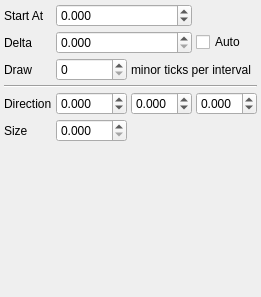
         <widget class="QWidget" name="YTicksTab">
          <attribute name="title">
           <string>Tick Marks</string>
          </attribute>
          <layout class="QVBoxLayout" name="verticalLayout_8">
           <property name="spacing">
            <number>4</number>
           </property>
           <property name="leftMargin">
            <number>4</number>
           </property>
           <property name="topMargin">
            <number>4</number>
           </property>
           <property name="rightMargin">
            <number>4</number>
           </property>
           <property name="bottomMargin">
            <number>4</number>
           </property>
           <item>
            <layout class="QGridLayout" name="gridLayout">
             <item row="5" column="2">
              <widget class="QDoubleSpinBox" name="YTickDirectionYSpin">
               <property name="sizePolicy">
                <sizepolicy hsizetype="Expanding" vsizetype="Fixed">
                 <horstretch>0</horstretch>
                 <verstretch>0</verstretch>
                </sizepolicy>
               </property>
               <property name="decimals">
                <number>3</number>
               </property>
               <property name="minimum">
                <double>-1.000000000000000</double>
               </property>
               <property name="maximum">
                <double>1.000000000000000</double>
               </property>
               <property name="singleStep">
                <double>0.100000000000000</double>
               </property>
              </widget>
             </item>
             <item row="5" column="1">
              <widget class="QDoubleSpinBox" name="YTickDirectionXSpin">
               <property name="sizePolicy">
                <sizepolicy hsizetype="Expanding" vsizetype="Fixed">
                 <horstretch>0</horstretch>
                 <verstretch>0</verstretch>
                </sizepolicy>
               </property>
               <property name="decimals">
                <number>3</number>
               </property>
               <property name="minimum">
                <double>-1.000000000000000</double>
               </property>
               <property name="maximum">
                <double>1.000000000000000</double>
               </property>
               <property name="singleStep">
                <double>0.100000000000000</double>
               </property>
              </widget>
             </item>
             <item row="3" column="0">
              <widget class="QLabel" name="label_21">
               <property name="text">
                <string>Draw</string>
               </property>
              </widget>
             </item>
             <item row="0" column="1" colspan="2">
              <widget class="QDoubleSpinBox" name="YTicksStartSpin">
               <property name="sizePolicy">
                <sizepolicy hsizetype="Expanding" vsizetype="Fixed">
                 <horstretch>0</horstretch>
                 <verstretch>0</verstretch>
                </sizepolicy>
               </property>
               <property name="decimals">
                <number>3</number>
               </property>
               <property name="minimum">
                <double>-1000000.000000000000000</double>
               </property>
               <property name="maximum">
                <double>1000000.000000000000000</double>
               </property>
              </widget>
             </item>
             <item row="5" column="0">
              <widget class="QLabel" name="label_32">
               <property name="text">
                <string>Direction</string>
               </property>
              </widget>
             </item>
             <item row="5" column="3">
              <widget class="QDoubleSpinBox" name="YTickDirectionZSpin">
               <property name="sizePolicy">
                <sizepolicy hsizetype="Expanding" vsizetype="Fixed">
                 <horstretch>0</horstretch>
                 <verstretch>0</verstretch>
                </sizepolicy>
               </property>
               <property name="decimals">
                <number>3</number>
               </property>
               <property name="minimum">
                <double>-1.000000000000000</double>
               </property>
               <property name="maximum">
                <double>1.000000000000000</double>
               </property>
               <property name="singleStep">
                <double>0.100000000000000</double>
               </property>
              </widget>
             </item>
             <item row="3" column="2" colspan="2">
              <widget class="QLabel" name="label_22">
               <property name="text">
                <string>minor ticks per interval</string>
               </property>
              </widget>
             </item>
             <item row="4" column="0" colspan="4">
              <widget class="Line" name="line">
               <property name="orientation">
                <enum>Qt::Horizontal</enum>
               </property>
              </widget>
             </item>
             <item row="1" column="3">
              <widget class="QCheckBox" name="YAutoTicksCheck">
               <property name="text">
                <string>Auto</string>
               </property>
              </widget>
             </item>
             <item row="0" column="0">
              <widget class="QLabel" name="label_10">
               <property name="sizePolicy">
                <sizepolicy hsizetype="Minimum" vsizetype="Preferred">
                 <horstretch>0</horstretch>
                 <verstretch>0</verstretch>
                </sizepolicy>
               </property>
               <property name="text">
                <string>Start At</string>
               </property>
              </widget>
             </item>
             <item row="3" column="1">
              <widget class="QSpinBox" name="YMinorTicksSpin"/>
             </item>
             <item row="1" column="1" colspan="2">
              <widget class="QDoubleSpinBox" name="YTicksDeltaSpin">
               <property name="sizePolicy">
                <sizepolicy hsizetype="Expanding" vsizetype="Fixed">
                 <horstretch>0</horstretch>
                 <verstretch>0</verstretch>
                </sizepolicy>
               </property>
               <property name="decimals">
                <number>3</number>
               </property>
               <property name="minimum">
                <double>0.000000000000000</double>
               </property>
               <property name="maximum">
                <double>1000000.000000000000000</double>
               </property>
              </widget>
             </item>
             <item row="1" column="0">
              <widget class="QLabel" name="label_11">
               <property name="sizePolicy">
                <sizepolicy hsizetype="Minimum" vsizetype="Preferred">
                 <horstretch>0</horstretch>
                 <verstretch>0</verstretch>
                </sizepolicy>
               </property>
               <property name="text">
                <string>Delta</string>
               </property>
              </widget>
             </item>
             <item row="6" column="0">
              <widget class="QLabel" name="label_39">
               <property name="text">
                <string>Size</string>
               </property>
              </widget>
             </item>
             <item row="6" column="1">
              <widget class="QDoubleSpinBox" name="YTickSizeSpin">
               <property name="sizePolicy">
                <sizepolicy hsizetype="Expanding" vsizetype="Fixed">
                 <horstretch>0</horstretch>
                 <verstretch>0</verstretch>
                </sizepolicy>
               </property>
               <property name="decimals">
                <number>3</number>
               </property>
               <property name="minimum">
                <double>0.000000000000000</double>
               </property>
               <property name="maximum">
                <double>100.000000000000000</double>
               </property>
               <property name="singleStep">
                <double>0.100000000000000</double>
               </property>
              </widget>
             </item>
            </layout>
           </item>
           <item>
            <spacer name="verticalSpacer_3">
             <property name="orientation">
              <enum>Qt::Vertical</enum>
             </property>
             <property name="sizeHint" stdset="0">
              <size>
               <width>20</width>
               <height>151</height>
              </size>
             </property>
            </spacer>
           </item>
          </layout>
         </widget>
